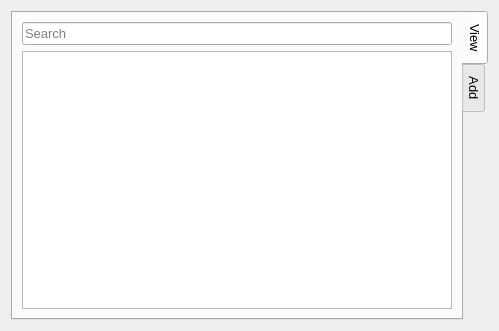
<?xml version="1.0" encoding="UTF-8"?>
<ui version="4.0">
 <class>DlgPhonebook</class>
 <widget class="QDialog" name="DlgPhonebook">
  <property name="geometry">
   <rect>
    <x>0</x>
    <y>0</y>
    <width>499</width>
    <height>331</height>
   </rect>
  </property>
  <property name="windowTitle">
   <string>Phonebook</string>
  </property>
  <layout class="QVBoxLayout" name="verticalLayout">
   <item>
    <widget class="QTabWidget" name="tabWidget">
     <property name="font">
      <font>
       <pointsize>10</pointsize>
      </font>
     </property>
     <property name="tabPosition">
      <enum>QTabWidget::East</enum>
     </property>
     <property name="currentIndex">
      <number>0</number>
     </property>
     <widget class="QWidget" name="tabView">
      <attribute name="title">
       <string>View</string>
      </attribute>
      <layout class="QVBoxLayout" name="verticalLayout_3">
       <item>
        <layout class="QVBoxLayout" name="verticalLayout_2">
         <item>
          <widget class="QLineEdit" name="leSearch">
           <property name="placeholderText">
            <string>Search</string>
           </property>
          </widget>
         </item>
         <item>
          <widget class="QTableWidget" name="tblView"/>
         </item>
        </layout>
       </item>
      </layout>
     </widget>
     <widget class="QWidget" name="tabAdd">
      <attribute name="title">
       <string>Add</string>
      </attribute>
      <widget class="QWidget" name="layoutWidget">
       <property name="geometry">
        <rect>
         <x>50</x>
         <y>30</y>
         <width>271</width>
         <height>171</height>
        </rect>
       </property>
       <layout class="QVBoxLayout" name="verticalLayout_4">
        <item>
         <layout class="QFormLayout" name="formLayout">
          <item row="0" column="0">
           <widget class="QLabel" name="lblName">
            <property name="text">
             <string>Name</string>
            </property>
           </widget>
          </item>
          <item row="0" column="1">
           <widget class="QLineEdit" name="leName"/>
          </item>
          <item row="1" column="0">
           <widget class="QLabel" name="lblPhone1">
            <property name="text">
             <string>Phone 1</string>
            </property>
           </widget>
          </item>
          <item row="1" column="1">
           <widget class="QLineEdit" name="lePhone1"/>
          </item>
          <item row="2" column="0">
           <widget class="QLabel" name="lblPhone2">
            <property name="text">
             <string>Phone 2</string>
            </property>
           </widget>
          </item>
          <item row="3" column="0">
           <widget class="QLabel" name="lblPhone3">
            <property name="text">
             <string>Phone 3</string>
            </property>
           </widget>
          </item>
          <item row="2" column="1">
           <widget class="QLineEdit" name="lePhone2"/>
          </item>
          <item row="3" column="1">
           <widget class="QLineEdit" name="lePhone3"/>
          </item>
         </layout>
        </item>
        <item>
         <layout class="QHBoxLayout" name="horizontalLayout">
          <item>
           <widget class="QPushButton" name="pbClear">
            <property name="text">
             <string>Clear</string>
            </property>
           </widget>
          </item>
          <item>
           <widget class="QPushButton" name="pbSave">
            <property name="text">
             <string>Save</string>
            </property>
           </widget>
          </item>
          <item>
           <widget class="QPushButton" name="pbCancel">
            <property name="text">
             <string>Cancel</string>
            </property>
           </widget>
          </item>
         </layout>
        </item>
       </layout>
      </widget>
     </widget>
    </widget>
   </item>
  </layout>
 </widget>
 <tabstops>
  <tabstop>leName</tabstop>
  <tabstop>lePhone1</tabstop>
  <tabstop>lePhone2</tabstop>
  <tabstop>lePhone3</tabstop>
  <tabstop>pbSave</tabstop>
  <tabstop>pbCancel</tabstop>
  <tabstop>leSearch</tabstop>
  <tabstop>tblView</tabstop>
 </tabstops>
 <resources/>
 <connections/>
</ui>
